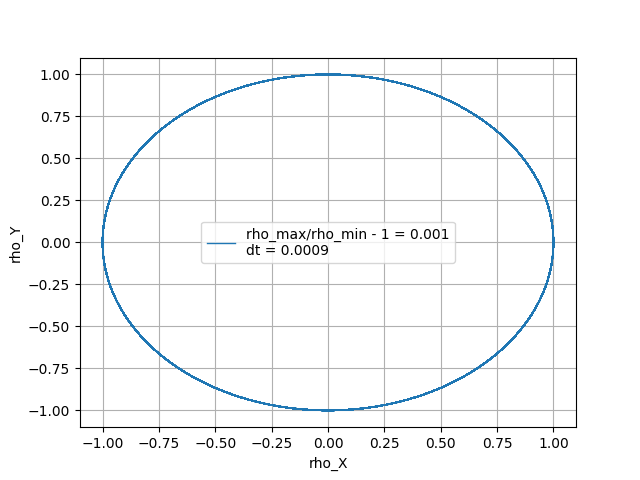

Here is the Python script that generated this plot:
from matplotlib import pyplot as plt
import numpy as np

x, y, t = np.loadtxt("excentr.dat", delimiter = "\t", unpack = True)
rho = np.sqrt(x*x + y*y)
drho = round(rho.max()/rho.min()-1, 4)

plt.plot(x, y, linewidth = 1, label = "rho_max/rho_min - 1 = " + str(drho)+"\ndt = 0.0009")
plt.ylabel("rho_Y")
plt.xlabel("rho_X")
plt.grid()
plt.legend()
plt.savefig("excentr.png")
